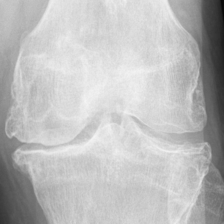
#> input picture laplacian/9919646L.png, 224 x 224 px, found by its file name
$ jupyter execute laplacian.ipynb   (older library calls are emulated)
#> lines starting #> are read from the running program, lines starting #| are printed output that depends on the picture
[cell 1]
import cv2
import numpy as np

# Load the image from the dataset
image = cv2.imread("E:/Desktop/test-image/laplacian/9919646L.png", cv2.IMREAD_COLOR)
#> image is the input picture: shape (224, 224, 3); min 9, max 244, mean 188.3

# Convert the image to grayscale
gray = cv2.cvtColor(image, cv2.COLOR_BGR2GRAY)

# Apply Laplacian sharpening
laplacian = cv2.Laplacian(gray, cv2.CV_64F)
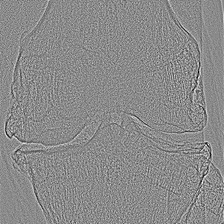
#> laplacian: shape (224, 224) float64; min -66, max 55, mean 0; drawn with min black and max white
sharpened_image = np.uint8(np.clip(gray - 0.5 * laplacian, 0, 255))

# Apply unsharp masking
blurred = cv2.GaussianBlur(gray, (0, 0), 3)
unsharp_mask = cv2.addWeighted(gray, 2, blurred, -1, 0)
sharpened_image = np.uint8(np.clip(unsharp_mask, 0, 255))

# Apply high-pass filtering
kernel = np.array([[0, -1, 0], [-1, 5, -1], [0, -1, 0]], dtype=np.float32)
filtered_image = cv2.filter2D(gray, -1, kernel)
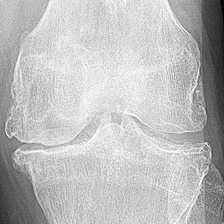
#> filtered_image: shape (224, 224); min 0, max 255, mean 188.3

# Display the original and processed images
cv2.imshow("Original Image", image)
cv2.imshow("Laplacian Sharpening", sharpened_image)
cv2.imshow("Unsharp Masking", sharpened_image)
cv2.imshow("High-Pass Filtering", filtered_image)
cv2.waitKey(0)
cv2.destroyAllWindows()
